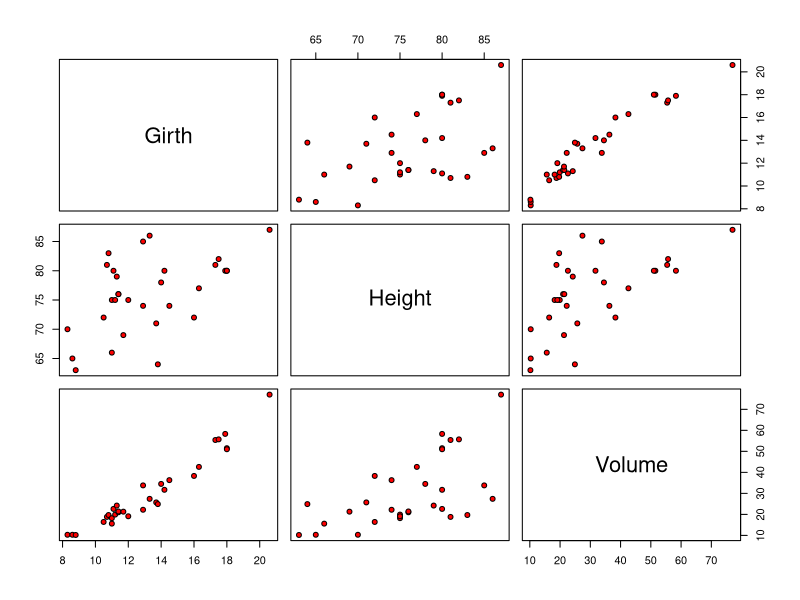

The R script that drew this image:
help("trees")

#Pairs parameters together and draw each graphs
pairs(trees, pch = 21, bg = c("red"))

#Compute covariance
cov(trees)

#Compute correlation
cor(trees)

